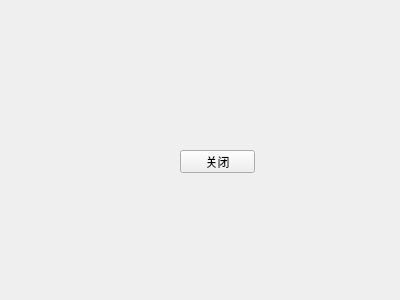
<?xml version="1.0" encoding="UTF-8"?>
<ui version="4.0">
 <class>Form</class>
 <widget class="QWidget" name="Form">
  <property name="geometry">
   <rect>
    <x>0</x>
    <y>0</y>
    <width>400</width>
    <height>300</height>
   </rect>
  </property>
  <property name="windowTitle">
   <string>Form</string>
  </property>
  <widget class="QPushButton" name="pushButton_closeWin">
   <property name="geometry">
    <rect>
     <x>180</x>
     <y>150</y>
     <width>75</width>
     <height>23</height>
    </rect>
   </property>
   <property name="text">
    <string>关闭</string>
   </property>
  </widget>
 </widget>
 <resources/>
 <connections>
  <connection>
   <sender>pushButton_closeWin</sender>
   <signal>clicked()</signal>
   <receiver>Form</receiver>
   <slot>close()</slot>
   <hints>
    <hint type="sourcelabel">
     <x>227</x>
     <y>163</y>
    </hint>
    <hint type="destinationlabel">
     <x>216</x>
     <y>207</y>
    </hint>
   </hints>
  </connection>
 </connections>
</ui>
